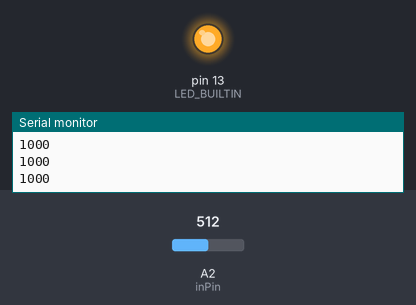
Simulated run of this sketch. Board: Arduino Uno, built with avr-gcc and run on an emulated ATmega328P. Shown: output pins drawn as LEDs (lit = HIGH), the last lines printed to the serial monitor. Inputs (shaded band) come from the test bench; at power-on: A2 (inPin) = 512.

Above: at 1.2 s.
1.3 s: A2 (inPin) set to 498
At 2.5 s:
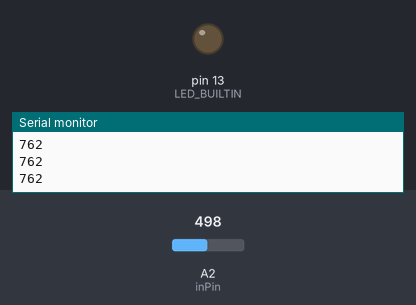
2.8 s: A2 (inPin) set to 522
At 3.9 s:
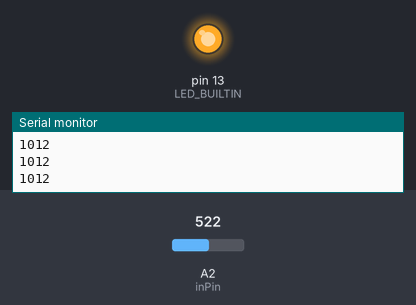
4.3 s: A2 (inPin) set to 511
At 4.9 s:
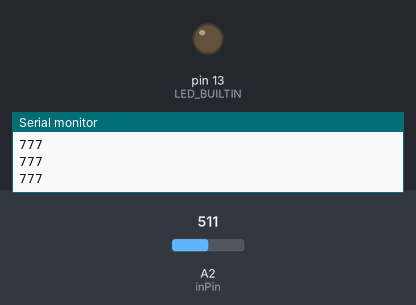
Timing chart, 0 to 7.3 s (numbered marks = the images above; inputs shaded):
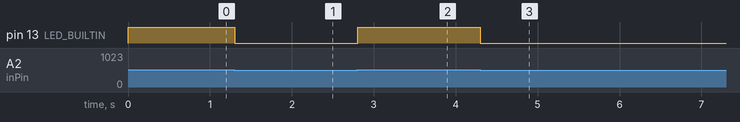

Measured:
- the behaviour switches between 512 and 511 on A2 (inPin) (found by bisection; images 0 and 1)
- after the input at 1.3 s, pin 13 (LED_BUILTIN): HIGH → LOW at once
- after the input at 2.8 s, pin 13 (LED_BUILTIN): LOW → HIGH at once
- after the input at 4.3 s, pin 13 (LED_BUILTIN): HIGH → LOW at once

The sketch:

problem3.ino
```cpp
/*

*/
int inPin = A2;
int val;

void setup() {
   pinMode(inPin, INPUT);
   pinMode(LED_BUILTIN, OUTPUT);
   Serial.begin(9600);
}

void loop() {
  val = analogRead(inPin);
  if (val >= 512){
  digitalWrite(LED_BUILTIN, HIGH);
  Serial.println(val, OCT);
  }

  else {
  digitalWrite(LED_BUILTIN, LOW);
  Serial.println(val, OCT);
  }
}
```
